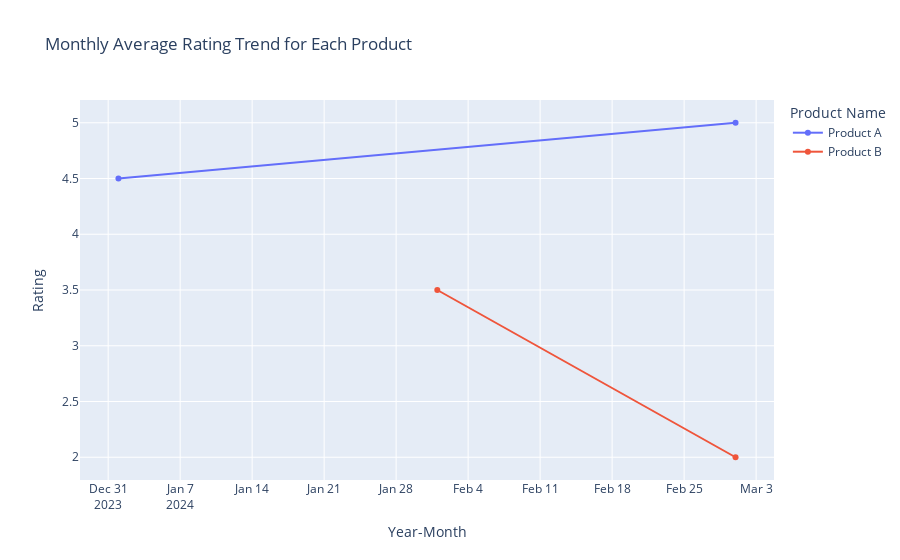

The notebook cell saved with this chart:
### Code cell
import plotly.express as px

# Create an interactive line plot
fig = px.line(monthly_avg, x='Year-Month', y='Rating', color='Product Name',
              title='Monthly Average Rating Trend for Each Product',
              markers=True)

# Show the plot
fig.show()

### Figure 1 — Plotly figure (JSON) as saved in the notebook; plotly's stock layout.template omitted (floating-point values rounded to 4 significant figures)
{"data": [{"hovertemplate": "Product Name=Product A<br>Year-Month=%{x}<br>Rating=%{y}<extra></extra>", "legendgroup": "Product A", "line": {"color": "#636efa", "dash": "solid"}, "marker": {"symbol": "circle"}, "mode": "lines+markers", "name": "Product A", "orientation": "v", "showlegend": true, "type": "scatter", "x": ["2024-01", "2024-03"], "xaxis": "x", "y": [4.5, 5], "yaxis": "y"}, {"hovertemplate": "Product Name=Product B<br>Year-Month=%{x}<br>Rating=%{y}<extra></extra>", "legendgroup": "Product B", "line": {"color": "#EF553B", "dash": "solid"}, "marker": {"symbol": "circle"}, "mode": "lines+markers", "name": "Product B", "orientation": "v", "showlegend": true, "type": "scatter", "x": ["2024-02", "2024-03"], "xaxis": "x", "y": [3.5, 2], "yaxis": "y"}], "layout": {"legend": {"title": {"text": "Product Name"}, "tracegroupgap": 0}, "title": {"text": "Monthly Average Rating Trend for Each Product"}, "xaxis": {"anchor": "y", "domain": [0, 1], "title": {"text": "Year-Month"}}, "yaxis": {"anchor": "x", "domain": [0, 1], "title": {"text": "Rating"}}}}
